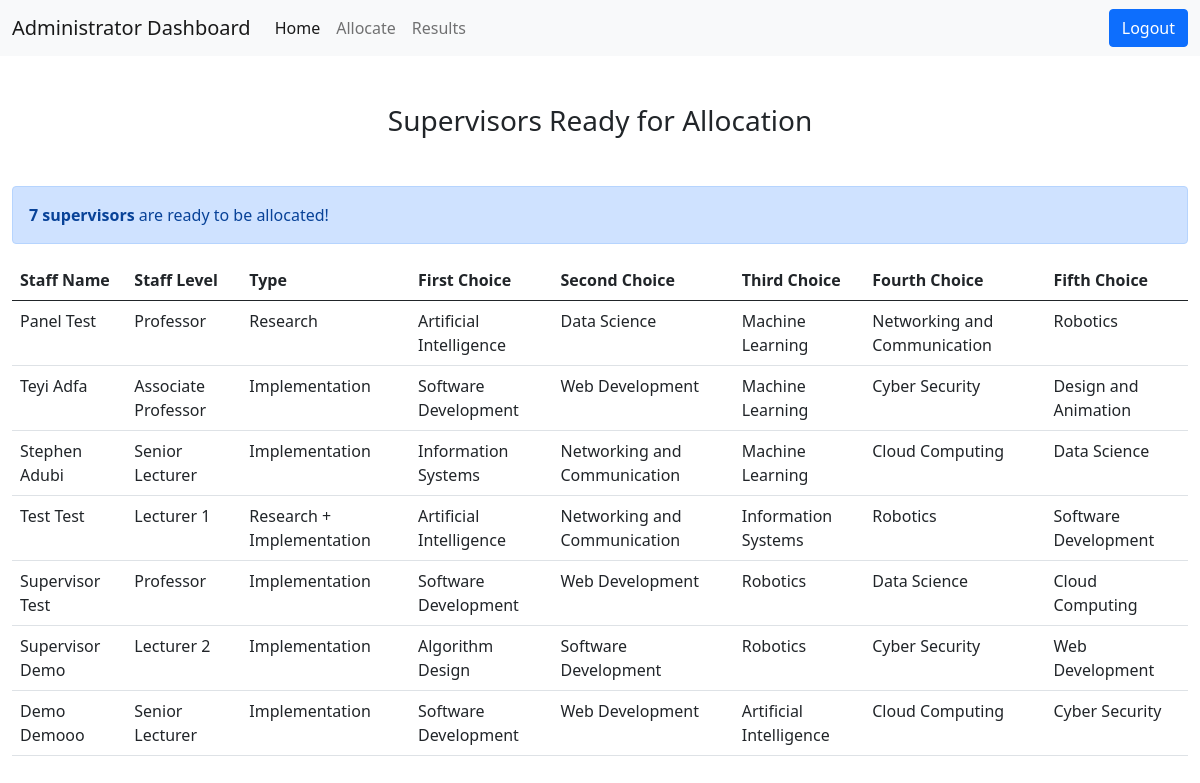
Page /dashboard/admin/unallocated/supervisors (signed in) on the committed database.
### accounts/models.py (models this page shows, shortened)
class UnallocatedSupervisors(models.Model):
    AREAS = (
        ('Artificial Intelligence - Robotics, Data Science, Algorithm Design, Machine Learning', 'Artificial Intelligence - Robotics, Data Science, Algorithm Design, Machine Learning'),
        ('Systems Engineering - Information Systems, Web Development, Mobile Development, Game Development, Software Development, Database Management', 'Systems Engineering - Information Systems, Web Development, Mobile Development, Game Development, Software Development, Database Management'),
        ('Networking and Communication - Network Administration, Telecommunication, Cloud Computing', 'Networking and Communication - Network Administration, Telecommunication, Cloud Computing'),
        ('Design and Animation','Design and Animation'),
        ('Cyber Security', 'Cyber Security'),
    )
    CATEGORY = (
        ('Research', 'Research'),
        ('Implementation', 'Implementation'),
        ('Research + Implementation', 'Research + Implementation'),
    )
    supervisor = models.OneToOneField(Supervisors,on_delete=models.CASCADE, null=False)
    staff_level = models.CharField(max_length=200, default=None)
    department = models.CharField(max_length=200,  default=None)
    type = models.CharField(max_length=200, verbose_name=("Category of Project"), choices=CATEGORY, default=None)
    first_choice = models.CharField(max_length=200, verbose_name=("First Choice"), choices=AREAS, default=None)
    second_choice = models.CharField(max_length=200, verbose_name=("Second Choice"), choices=AREAS, default=None)
    third_choice = models.CharField(max_length=200, verbose_name=("Third Choice"), choices=AREAS, default=None)
    fourth_choice = models.CharField(max_length=200, verbose_name=("Fourth Choice"), choices=AREAS, default=None)
    fifth_choice = models.CharField(max_length=200, verbose_name=("Fifth Choice"), choices=AREAS, default=None)
    class Meta:
        verbose_name_plural = 'Unallocated Supervisors'

class Supervisors(models.Model):
    LEVEL = (
        ('Professor', 'Professor'),
        ('Associate Professor', 'Associate Professor'),
        ('Senior Lecturer', 'Senior Lecturer'),
        ('Lecturer 1', 'Lecturer 1'),
        ('Lecturer 2', 'Lecturer 2'),
        ('Assistant Lecturer', 'Assistant Lecturer'),
    )
    DEPARTMENT = (
        ('CIS', 'Computer and Information Science'),
    )
    staff = models.OneToOneField(User, on_delete=models.CASCADE, null=False)
    staff_level = models.CharField(max_length=200, choices=LEVEL)
    department = models.CharField(max_length=200, choices=DEPARTMENT)
    class Meta:
        verbose_name_plural = 'Supervisors'
    def __str__(self):
        return str(self.staff)

### accounts/views.py (the view)
# urls.py: path('dashboard/admin/unallocated/supervisors', views.unallocated_supervisors, name='unallocated_supervisors'),
@login_required
def unallocated_supervisors(request):
    mysupervisors = UnallocatedSupervisors.objects.all()
    mysupervisors_count = mysupervisors.count()
    context ={
        'mysupervisors' : mysupervisors,
        'mysupervisors_count': mysupervisors_count
    }
    return render(request, 'accounts/admin/unallocated_supervisors.html', context)

### accounts/models.py (called while the page is built)
def get_full_name(self):
    return str(self.first_name) + " " + str(self.last_name)

### accounts/templates/accounts/admin/unallocated_supervisors.html (shortened to what this page needs)
{% extends "accounts/admin/base_admin.html" %}
{% load static %}
{% block content %}
<div class="text-center mt-5 mb-5">
    <h3>Supervisors Ready for Allocation</h3>
</div>
<div class="alert alert-primary mt-3 role="alert">
    <strong>{{ mysupervisors_count }}{% if mysupervisors_count == 0 %} supervisor {% else %} supervisors {% endif %}</strong> are ready to be allocated!
</div>
<table class="table table-hover">
    <thead>
      <tr>
        <th scope="col">Staff Name</th>
        <th scope="col">Staff Level</th>
        <th scope="col">Type</th>
        <th scope="col">First Choice</th>
        <th scope="col">Second Choice</th>
        <th scope="col">Third Choice</th>
        <th scope="col">Fourth Choice</th>
        <th scope="col">Fifth Choice</th>
      </tr>
    </thead>
    <tbody>
        {% for supervisor in mysupervisors %}
        <tr>
            <td>{{ supervisor.supervisor }}</td>
            <td>{{ supervisor.staff_level }}</td>
            <td>{{ supervisor.type }}</td>
            <td>{{ supervisor.first_choice }}</td>
            <td>{{ supervisor.second_choice }}</td>
            <td>{{ supervisor.third_choice }}</td>
            <td>{{ supervisor.fourth_choice }}</td>
            <td>{{ supervisor.fifth_choice }}</td>
        </tr>
        {% endfor %}
    </tbody>
  </table>
{% endblock %}

### rows in the picture
UnallocatedSupervisors: supervisor "Panel Test", staff_level "Professor", type "Research", first_choice "Artificial Intelligence", second_choice "Data Science", third_choice "Machine Learning", fourth_choice "Networking and Communication", fifth_choice "Robotics"
UnallocatedSupervisors: supervisor "Teyi Adfa", staff_level "Associate Professor", type "Implementation", first_choice "Software Development", second_choice "Web Development", third_choice "Machine Learning", fourth_choice "Cyber Security", fifth_choice "Design and Animation"
UnallocatedSupervisors: supervisor "Stephen Adubi", staff_level "Senior Lecturer", type "Implementation", first_choice "Information Systems", second_choice "Networking and Communication", third_choice "Machine Learning", fourth_choice "Cloud Computing", fifth_choice "Data Science"
UnallocatedSupervisors: supervisor "Test Test", staff_level "Lecturer 1", type "Research + Implementation", first_choice "Artificial Intelligence", second_choice "Networking and Communication", third_choice "Information Systems", fourth_choice "Robotics", fifth_choice "Software Development"
UnallocatedSupervisors: supervisor "Supervisor Test", staff_level "Professor", type "Implementation", first_choice "Software Development", second_choice "Web Development", third_choice "Robotics", fourth_choice "Data Science", fifth_choice "Cloud Computing"
UnallocatedSupervisors: supervisor "Supervisor Demo", staff_level "Lecturer 2", type "Implementation", first_choice "Algorithm Design", second_choice "Software Development", third_choice "Robotics", fourth_choice "Cyber Security", fifth_choice "Web Development"
UnallocatedSupervisors: supervisor "Demo Demooo", staff_level "Senior Lecturer", type "Implementation", first_choice "Software Development", second_choice "Web Development", third_choice "Artificial Intelligence", fourth_choice "Cloud Computing", fifth_choice "Cyber Security"

### other values in the picture
{{ mysupervisors_count }} "7"
